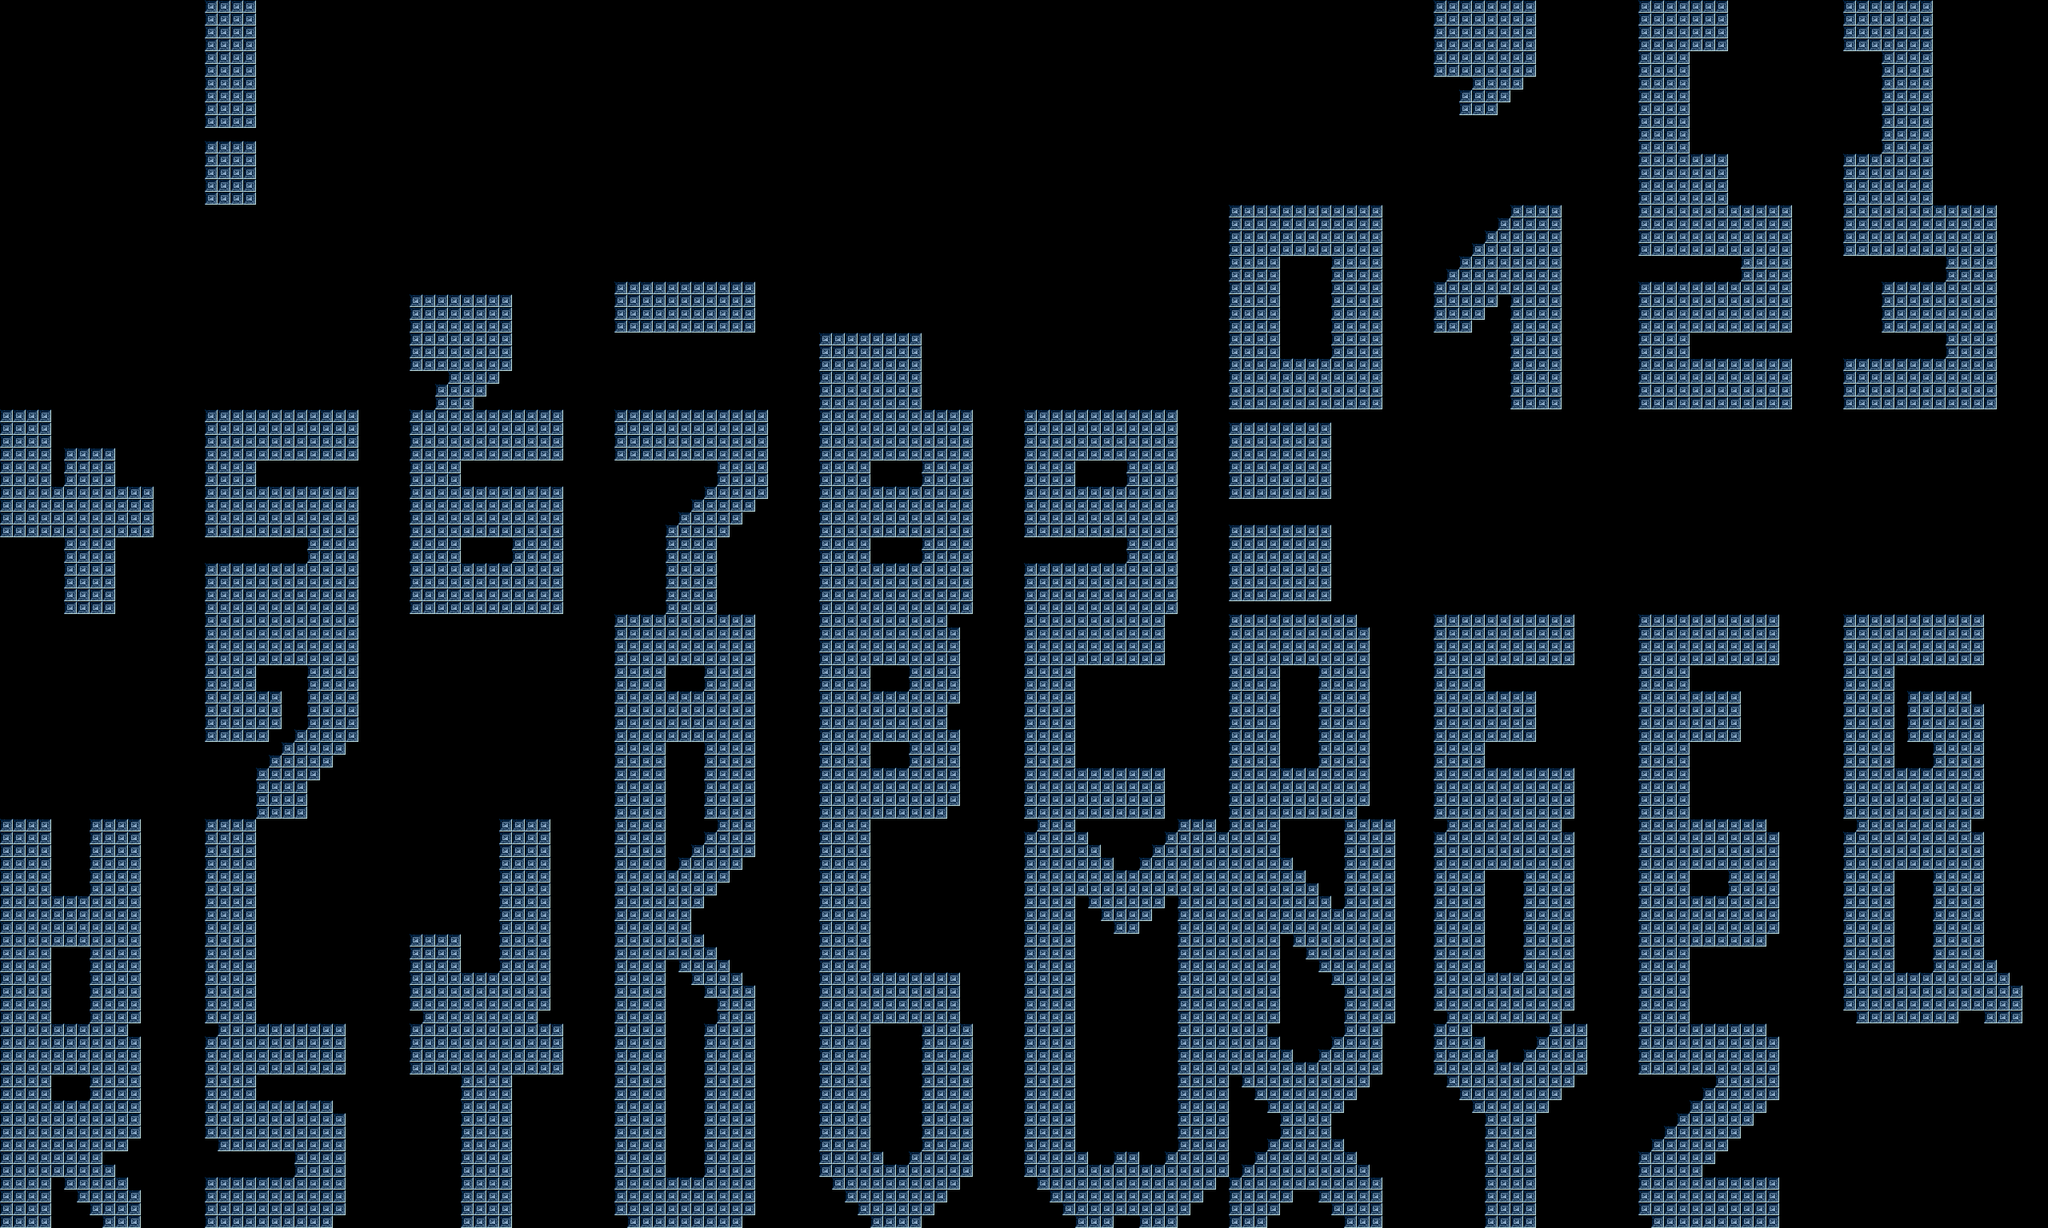

Tiled map render using the project's own tile images. Description and the map definition, with tile-layer contents summarised, below:
An orthogonal 160x96 tile map with 16x16 px tiles, 1 tile layer (Calque de Tile 1).

<map version="1.0" orientation="orthogonal" renderorder="right-down" width="160" height="96" tilewidth="16" tileheight="16" nextobjectid="1">
 <tileset firstgid="1" name="tile" tilewidth="16" tileheight="16" tilecount="70" columns="1">
  <image source="text_tile_small.png" width="16" height="16" />
 </tileset>
 <layer name="Calque de Tile 1" width="160" height="96" opacity="0.9">
  <data>[15360 cells, 5538 non-empty, 1 distinct tile ids]</data>
 </layer>
</map>
